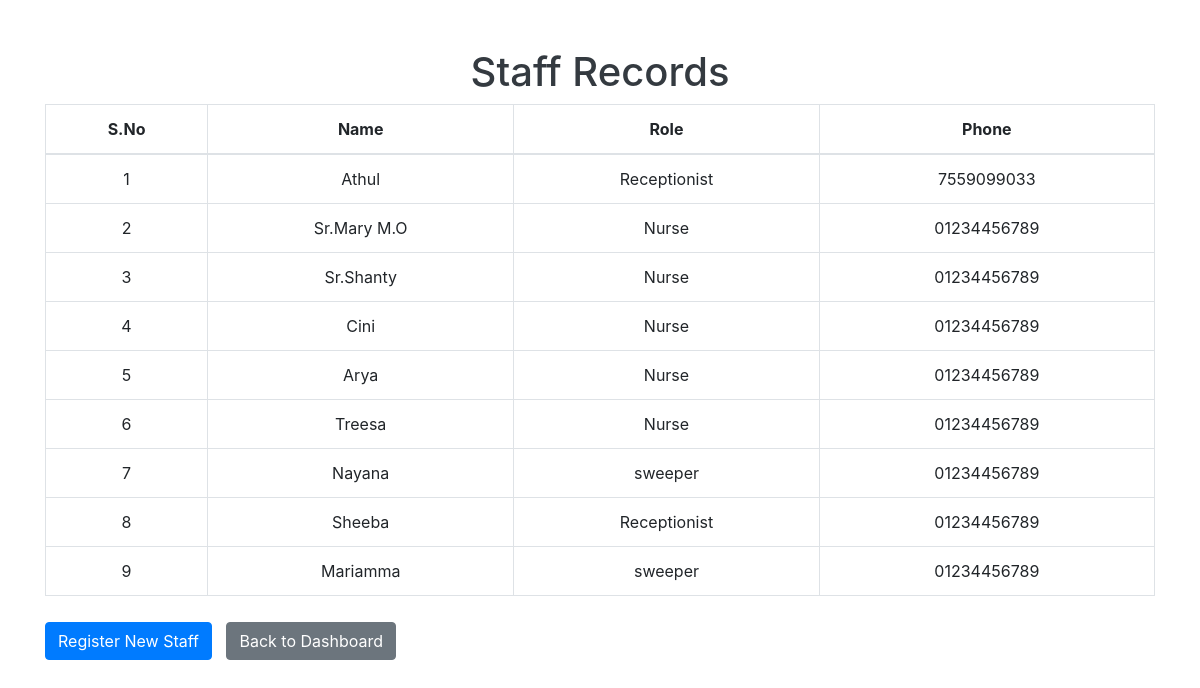
Before: /staff_records/ with the older database file.
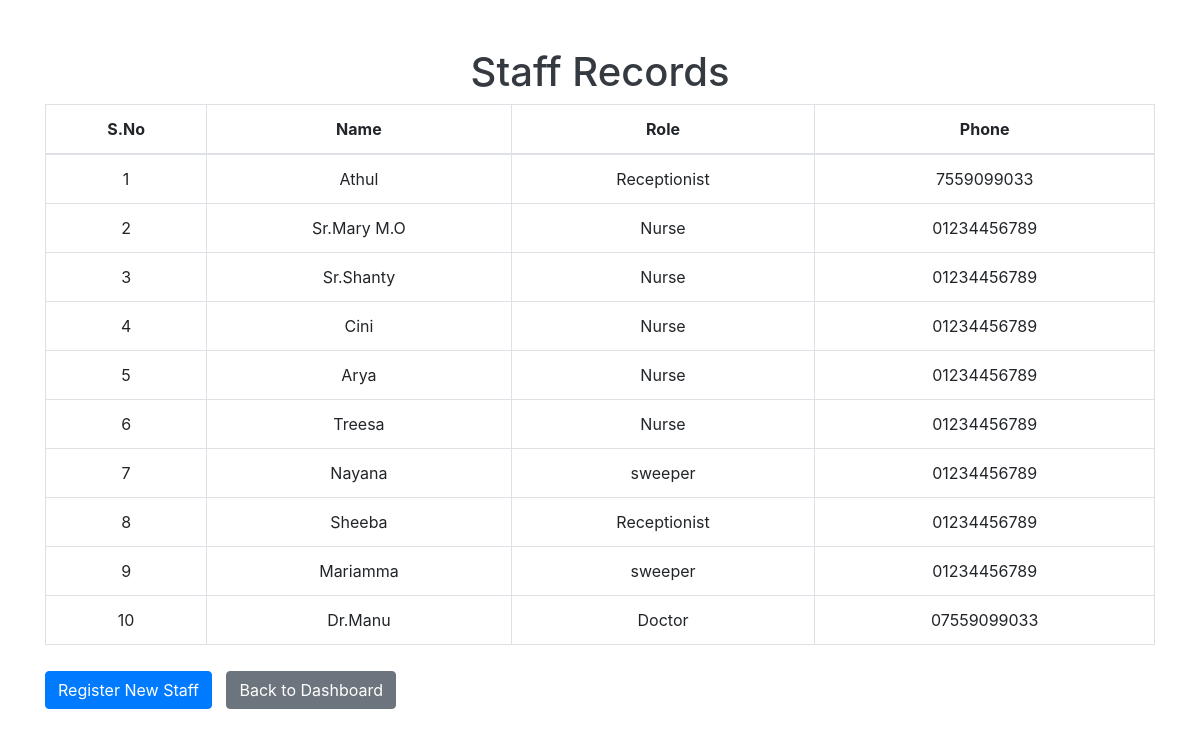
After: the same page with the newer database file.
### core/models.py (models this page shows)
class Staff(models.Model):
    name = models.CharField(max_length=100)
    role = models.CharField(max_length=100)
    phone = models.CharField(max_length=15)

### core/views.py (the view)
# urls.py: path('staff_records/', views.staff_records, name='staff_records'),
def staff_records(request):
    staff = Staff.objects.all()
    return render(request, 'core/staff_records.html', {'staff': staff})

### core/templates/core/staff_records.html (shortened to what this page needs)
<!DOCTYPE html>
<html lang="en">
<head>
    {% load static %}
    <link rel="stylesheet" href="{% static 'core/styles.css' %}">
    <link rel="stylesheet" href="https://stackpath.bootstrapcdn.com/bootstrap/4.5.2/css/bootstrap.min.css">
</head>
<body>
    <div class="container mt-5">
        <h1 class="text-center">Staff Records</h1>
        <table class="table table-bordered">
            <thead>
                <tr>
                    <th>S.No</th>
                    <th>Name</th>
                    <th>Role</th>
                    <th>Phone</th>
                </tr>
            </thead>
            <tbody>
                {% for staff_member in staff %}
                <tr>
                    <td>{{ forloop.counter }}</td>
                    <td>{{ staff_member.name }}</td>
                    <td>{{ staff_member.role }}</td>
                    <td>{{ staff_member.phone }}</td>
                </tr>
                {% endfor %}
            </tbody>
        </table>
        <a href="{% url 'register_staff' %}" class="btn btn-primary">Register New Staff</a>
        <a href="{% url 'dashboard' %}" class="btn btn-secondary">Back to Dashboard</a>
    </div>
</body>
</html>

### core/static/core/styles.css (style rules this page uses)
body { font-family: Arial, sans-serif; background-color: #f8f9fa; }
.container { max-width: 900px; margin: 0 auto; }
h1, h2 { color: #343a40; }
.btn-primary { background-color: #007bff; border: none; padding: 10px; font-size: 16px; border-radius: 5px; transition: background-color 0.3s ease; }
.btn-secondary { background-color: #6c757d; border: none; margin:10px; padding: 20px; font-size: 16px; border-radius: 5px; transition: background-color 0.3s ease; }
.table { background-color: white; }
.table th, .table td { text-align: center; vertical-align: middle; }

Changed rows visible on the page:
added Staff: name "Dr.Manu", role "Doctor", phone "07559099033"
